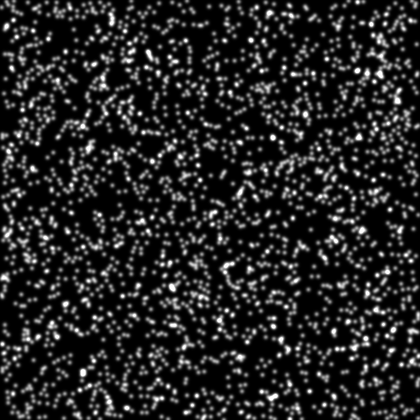
%> input picture TFM_group_01/ex3/im_beads_relaxed_BD_1.tif, 420 x 420 px, shrunk from 512 x 512 before the run
$ octave beadDensityDifferences.m   (GNU Octave 9; MATLAB toolbox functions it lacks are replaced by stand-ins)
%> lines starting %> are read from the running program, lines starting %| are printed output that depends on the picture; in (x1, y1, x2, y2) boxes, pixels count from 0 and x2, y2 are one past the last pixel; in counts of white or black regions, pixels touching at a corner belong together; the program's own positions count from 1
### TFM_group_01/displayBeadOverlapping.m
function displayBeadOverlapping(im1,im2)


imSize = size(im1);
im1 = double(im1); im2 = double(im2);
im1 = im1/max(im1(:)); im2 = im2/max(im2(:));


figure
subplot(1,2,1)
imagesc(im1)
colormap gray
axis image
axis off
title('Unstressed Bead Image')
subplot(1,2,2)
imagesc(im2)
colormap gray
axis image
axis off
title('Stressed Bead Image')


figure
rgbIm = zeros([imSize,3]);
rgbIm(:,:,1) = im1;
rgbIm(:,:,2) = im2;
image(rgbIm)
axis image
axis off
title('Overlay of Unstressed and Stressed Bead Images')

### TFM_group_01/calcMinBeadInt.m

function minBeadInt = calcMinBeadInt(im)

%Binarize the image
BW = imbinarize(im,'adaptive');
%BW = imbinarize(im,'adaptive','ForegroundPolarity','bright','Sensitivity',0.01);
figure, imshow(BW)

%Get connected components
cc = bwconncomp(BW)

%Define a container where the bead intensity values will be stored
bead_int_vals = [];

%Loop through the connected components
for ii = 1:length(cc.PixelIdxList)
    %Access the pixel positions
    coordinates = cc.PixelIdxList{ii};

    %Check the intensity values of im in those positions
    intensities= im(coordinates);

    %Save the values in bead_int_vals
    bead_int_vals= [bead_int_vals; intensities]
end

%Compute the 50% of the average value
minBeadInt = mean(bead_int_vals,'all') * 0.5

### TFM_group_01/calcNbeadDisp.m
function [ux,uy] = calcNbeadDisp(im1,im2,blkSize,minCorr,minBeadInt)

%% Calculate blkNum

blkNum(1)=floor(size(im1,2)/blkSize) %x-dim
blkNum(2)=floor(size(im1,1)/blkSize) %y-dim

%% Define ux and uy
ux=zeros(blkNum(1),blkNum(2));
uy=zeros(blkNum(1),blkNum(2));

%% Scan im1 and im2 block by block

for ii= 1:blkNum(1)
    for jj= 1:blkNum(2)
        x_pos = ii * blkSize;
        y_pos = jj * blkSize;
        blkIm1 = im1(y_pos - blkSize + 1:y_pos, x_pos - blkSize + 1:x_pos);
        blkIm2 = im2(y_pos - blkSize + 1:y_pos, x_pos - blkSize + 1:x_pos);

        if max(blkIm1,[],'all') < minBeadInt
            continue
        end
        if max(blkIm2,[],'all') < minBeadInt
            continue
        end

        [s,corrvalue]  = shiftCalc(blkIm1,blkIm2);

        if corrvalue < minCorr
            continue
        end

        ux(ii,jj) = s(1);
        uy(ii,jj) = s(2);
     end
 end

### TFM_group_01/subtitle.m
function [ax,h]=subtitle(text)

%

%Centers a title over a group of subplots.

%Returns a handle to the title and the handle to an axis.

% [ax,h]=subtitle(text)

%           returns handles to both the axis and the title.

% ax=subtitle(text)

%           returns a handle to the axis only.

ax=axes('Units','Normal','Position',[.075 .075 .85 .85],'Visible','off');

set(get(ax,'Title'),'Visible','on')

title(text);

if (nargout < 2)

    return

end

h=get(ax,'Title');

### TFM_group_01/beadDensityDifferences.m
clear;close all;clc;
%% Read images
beads_relaxed_high=imread('ex3\im_beads_relaxed_BD_1.tif');
%> beads_relaxed_high is the input picture: size 420x420 uint8; min 0, max 255, mean 37.5
beads_stressed_high=imread('ex3\im_beads_stressed_BD_1.tif');
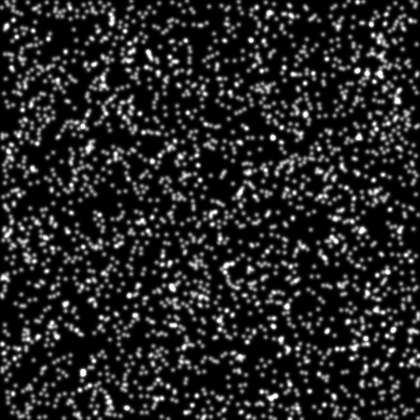
%> input picture TFM_group_01/ex3/im_beads_stressed_BD_1.tif, 420 x 420 px, shrunk from 512 x 512 before the run
%> beads_stressed_high is the input picture: size 420x420 uint8; min 0, max 255, mean 37.5

beads_relaxed_low=imread('ex3\im_beads_relaxed_BD_0.2.tif');
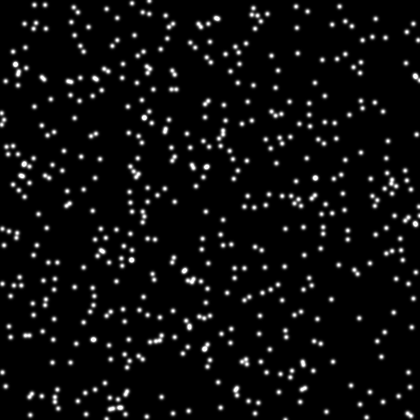
%> input picture TFM_group_01/ex3/im_beads_relaxed_BD_0.2.tif, 420 x 420 px, shrunk from 512 x 512 before the run
%> beads_relaxed_low is the input picture: size 420x420 uint8; min 0, max 255, mean 13.3
beads_stressed_low=imread('ex3\im_beads_stressed_BD_0.2.tif');
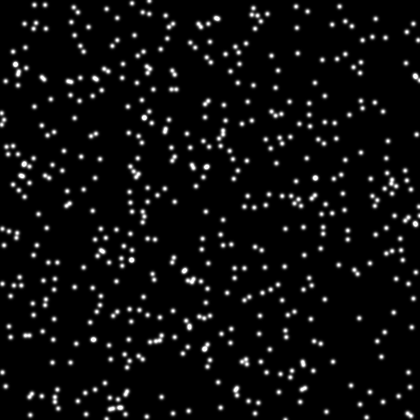
%> input picture TFM_group_01/ex3/im_beads_stressed_BD_0.2.tif, 420 x 420 px, shrunk from 512 x 512 before the run
%> beads_stressed_low is the input picture: size 420x420 uint8; min 0, max 255, mean 13.3
%% Display the images
displayBeadOverlapping(beads_relaxed_high,beads_stressed_high)
%> in displayBeadOverlapping, `rgbIm(:,:,1) = im1;`:
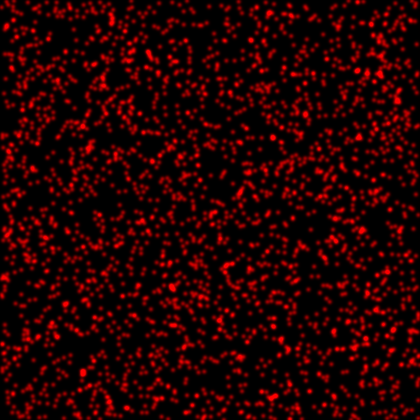
%> rgbIm: size 420x420x3 double; mean R, G, B 0.147, 0, 0
%> in displayBeadOverlapping, `rgbIm(:,:,2) = im2;`:
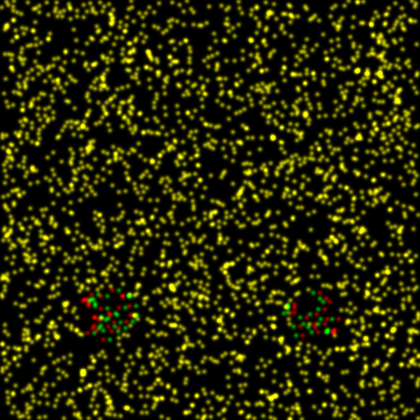
%> rgbIm: size 420x420x3 double; mean R, G, B 0.147, 0.147, 0
title('Density of beads = 2%')

figure (1)
[ax,h]=subtitle('Density of beads = 1%');


displayBeadOverlapping(beads_relaxed_low,beads_stressed_low)
%> in displayBeadOverlapping (call 2), `rgbIm(:,:,2) = im2;`:
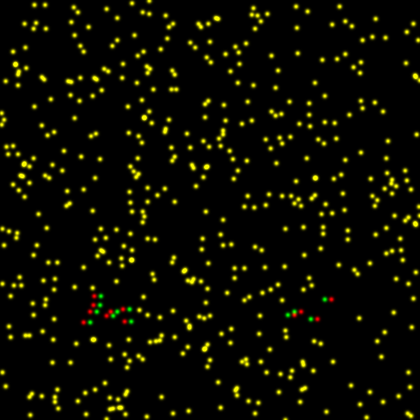
%> rgbIm: size 420x420x3 double; mean R, G, B 0.0521, 0.0521, 0
title('Density of beads = 0.2%')
figure (3)
[ax,h]=subtitle('Density of beads = 0.2%');

%% Calculate the displacement fields for each case

blkSize = 32;
minCorr = 0.6;
minBeadInt_high = calcMinBeadInt(beads_relaxed_high);
%> in calcMinBeadInt, `BW = imbinarize(im,'adaptive');`:
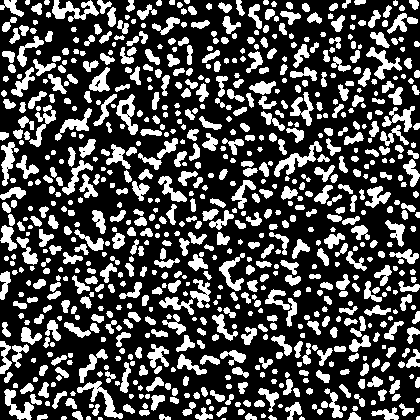
%> BW: size 420x420 logical; 30.5% white; 803 white regions (57 under 20 px), largest, box (x1, y1, x2, y2) and area: (52, 0, 99, 22) 493, (274, 141, 322, 177) 492, (77, 381, 123, 419) 459
%> in calcMinBeadInt, `cc = bwconncomp(BW)`: cc = 803 connected components
%> in calcMinBeadInt, `minBeadInt = mean(bead_int_vals,'all') * 0.5`: minBeadInt = 51.79
%> minBeadInt_high = 51.79

[ux_high,uy_high] = calcNbeadDisp(beads_relaxed_high,beads_stressed_high,blkSize,minCorr,minBeadInt_high);
%> the run ends on the next line
